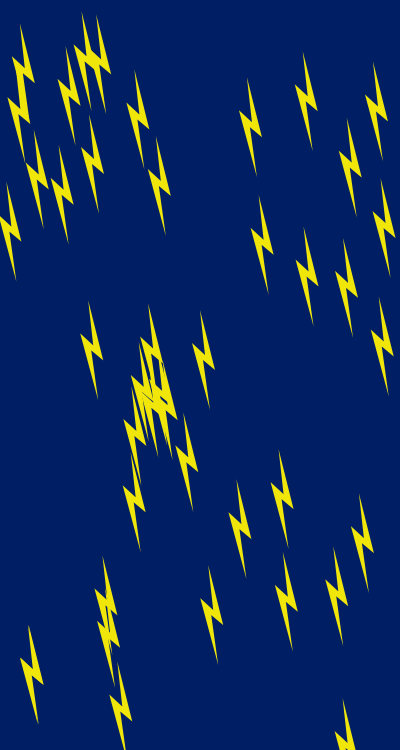
Frame 1 (no input)
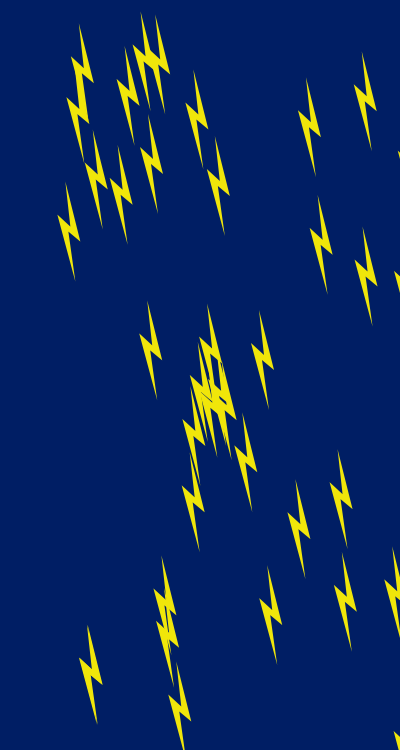
Frame 60 (the mouse pressed at the canvas centre just before this capture)
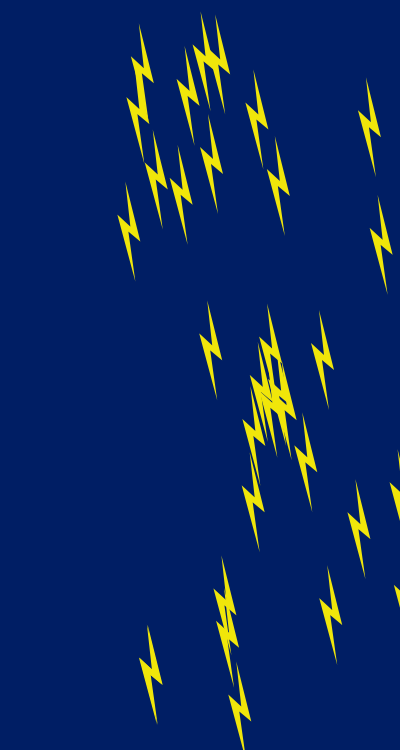
Frame 120 (the mouse held since frame 60 and released just before this capture)

The Processing sketch that drew these frames (run headless with seeded random() and noise(); from frame 60 on, the mouse is pressed at the canvas centre):

// Processing sketch: Lightning_Week4
// ── Lightning_Week4.pde

Bolt marker;

Bolt napkin;

int arrayLength = 40;

Bolt[] field = new Bolt[arrayLength];

void setup() {

  size(400, 750);

  marker = new Bolt(200, 310);

  napkin = new Bolt(89, 114);

  

  for (int i = 0; i < arrayLength; i++) {

    field[i] = new Bolt(random(width), random(height));

  }

  

}

void draw() {

  background(0, 30, 100);

  

  for (int i = 0; i < arrayLength; i++) {

    field[i].display();

    field[i].move();

  }

  

  marker.display();

  marker.move();

  napkin.display();

  napkin.move();

  

  int numBolts = 200;

  for (int i = 0; i < numBolts; i++) {

    //drawLightningBolt(random(width), random(height));

    //drawLightningBolt(i*2, i*2);

    //drawLightningBolt(i%10*width/10, i/30 * height/6);

  }

}

void drawLightningBolt(float _x, float _y) {

  noStroke();

  fill(240, 230, 10);

  beginShape();

  vertex(_x, _y);

  vertex(_x+15, _y+60);

  vertex(_x+3, _y+50);

  vertex(_x+10, _y+100);

  vertex(_x-8, _y+33);

  vertex(_x+5, _y+45);

  endShape();

}

// ── Bolt.pde

class Bolt {

  float xPos, yPos;

  Bolt(float _startX, float _startY) {

    xPos = _startX;

    yPos = _startY;

  }

  void move() {

    xPos += 1;

  }

  void display() {

    float _x = xPos;

    float _y = yPos;

    noStroke();

    fill(240, 230, 10);

    beginShape();

    vertex(_x, _y);

    vertex(_x+15, _y+60);

    vertex(_x+3, _y+50);

    vertex(_x+10, _y+100);

    vertex(_x-8, _y+33);

    vertex(_x+5, _y+45);

    endShape();

  }

}
